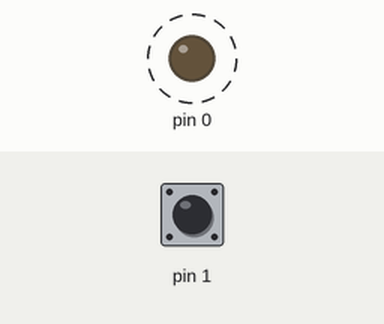
Recording of a sketch running on a simulated Arduino Uno, built for the host (arithmetic inside an expression is 32-bit, double 64-bit). Parts: output pins drawn as LEDs (lit = HIGH). Dashed ring = blinking. Inputs (shaded band) come from the test bench; at power-on: pin 1 HIGH. What the sketch prints to the serial monitor is not drawn.

Above: at 2.8 s.
2.9 s: pin 1 pulled LOW for 3.2 s
Timing chart, 0 to 14.5 s (numbered marks = the images above; inputs shaded):
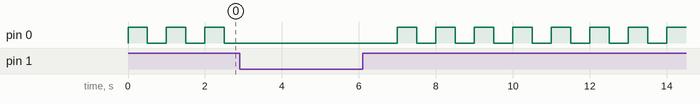

The sketch:

blink_and_read-arduino_core_ch32.ino
```cpp
#define LED PC0
#define BUTTON PA1

void setup()
{
  Serial.begin(115200);

  // not working - 動作を確認できなかった
  // USART_Printf_Init(115200);

  Serial.println("init");
  // printf("init\r\n");

  // 出力
  pinMode(LED, OUTPUT);

  // 入力
  // INPUT: フローティング
  // INPUT_PULLUP: プルアップ
  // INPUT_PULLDOWN: プルダウン
  pinMode(BUTTON, INPUT_PULLUP);

  Serial.println("start");
  // printf("start\r\n");
}

int count = 0;

void loop()
{
  Serial.print("loop ");
  Serial.println(count++);
  // printf("loop %d\r\n", count);

  bool btn = digitalRead(BUTTON);
  if (!btn)
  {
    delay(1000);
    return;
  }

  digitalWrite(LED, HIGH);
  delay(500);
  digitalWrite(LED, LOW);
  delay(500);
}
```
